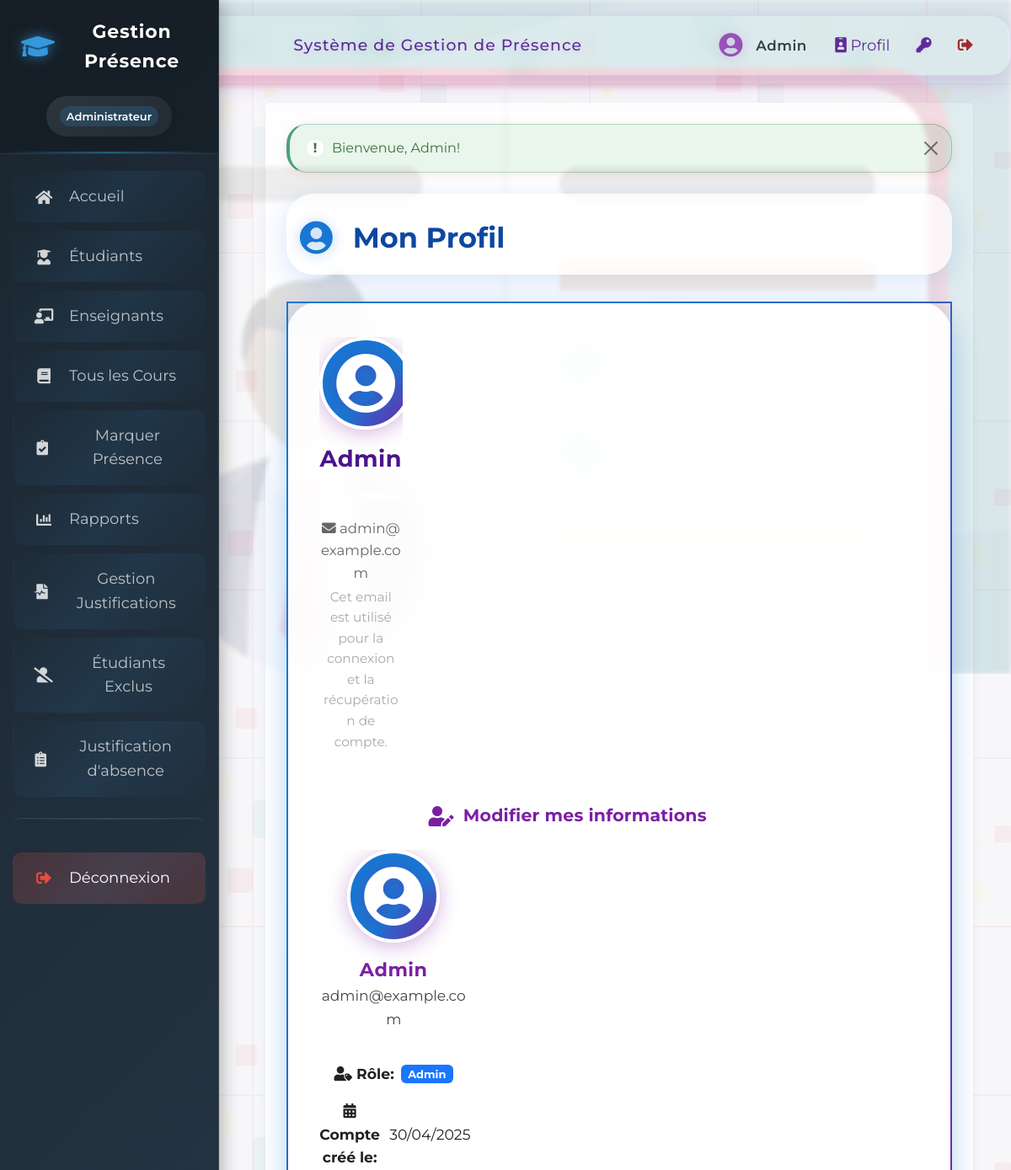
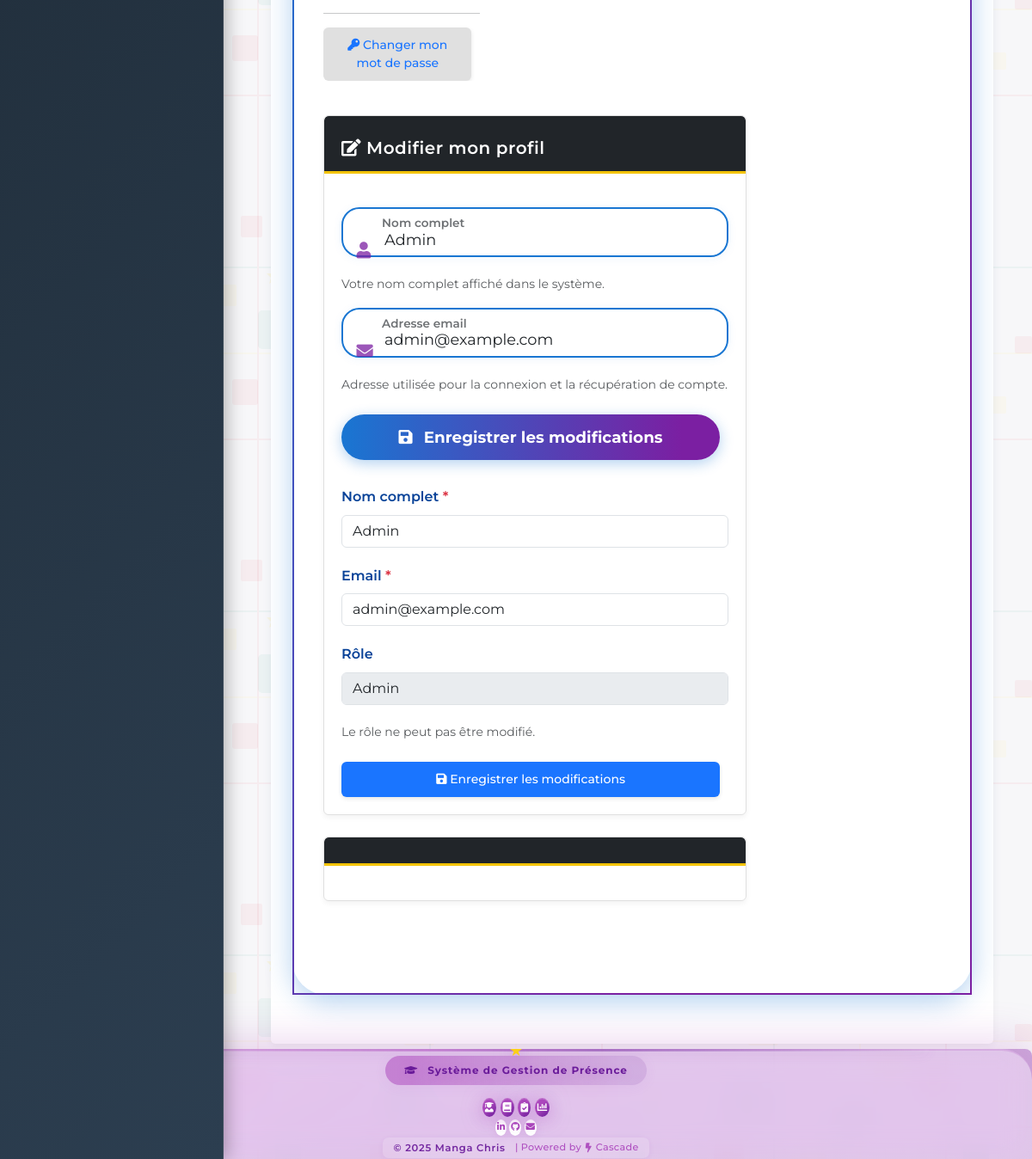
The app's page /profil.php (signed in) with its own data (2 pictures, top to bottom).
### tables this page shows
CREATE TABLE IF NOT EXISTS `utilisateurs` (
  `id` int NOT NULL AUTO_INCREMENT,
  `nom` varchar(100) NOT NULL,
  `prenom` varchar(100) NOT NULL,
  `email` varchar(150) NOT NULL,
  `mot_de_passe` varchar(255) NOT NULL,
  `role` enum('admin','enseignant') NOT NULL DEFAULT 'enseignant',
  `date_creation` timestamp NULL DEFAULT CURRENT_TIMESTAMP,
  `derniere_connexion` timestamp NULL DEFAULT NULL,
  PRIMARY KEY (`id`),
  UNIQUE KEY `email` (`email`)
);

### config/database.php (called while the page is built, shortened)
<?php
$db_type = null;
$pdo = null;
$mysqli = null;
if (getenv('REPL_ID') || getenv('REPL_SLUG') || getenv('PGHOST')) {
    $db_type = 'postgresql';
    $host = getenv('PGHOST');
    $dbname = getenv('PGDATABASE');
    $user = getenv('PGUSER');
    $password = getenv('PGPASSWORD');
    $port = getenv('PGPORT');
    $dsn = "pgsql:host=$host;port=$port;dbname=$dbname;user=$user;password=$password";
    try {
        $pdo = new PDO($dsn);
        $pdo->setAttribute(PDO::ATTR_ERRMODE, PDO::ERRMODE_EXCEPTION);
        $pdo->setAttribute(PDO::ATTR_DEFAULT_FETCH_MODE, PDO::FETCH_ASSOC);
    } catch (PDOException $e) {
        die("Erreur de connexion à la base de données PostgreSQL: " . $e->getMessage());
    }
} else {
    $db_type = 'mysql';
    $host = 'localhost';
    $dbname = 'attendance_system';
    $user = 'root';
    $password = '';
    $port = 3306;
    $mysqli = new mysqli($host, $user, $password, $dbname, $port);
    $mysqli->set_charset("utf8mb4");
}
function db_query($sql, $params = []) {
    global $db_type, $pdo, $mysqli;
    if ($db_type === 'postgresql') {
        try {
            $stmt = $pdo->prepare($sql);
            $stmt->execute($params);
            return $stmt->fetchAll();
        } catch (PDOException $e) {
            error_log("Erreur SQL (PostgreSQL): " . $e->getMessage());
            return false;
        }
    } else {
        try {
            $stmt = $mysqli->prepare($sql);
            if (!empty($params)) {
                $types = '';
                foreach ($params as $param) {
                    if (is_int($param)) {
                        $types .= 'i';
                    } elseif (is_float($param)) {
                        $types .= 'd';
                    } elseif (is_string($param)) {
                        $types .= 's';
                    } else {
                        $types .= 'b';
                    }
                }
                $stmt->bind_param($types, ...$params);
            }
            $stmt->execute();
            $result = $stmt->get_result();
            $rows = [];
            while ($row = $result->fetch_assoc()) {
                $rows[] = $row;
            }
            return $rows;
        } catch (Exception $e) {
            error_log("Erreur SQL (MySQL): " . $e->getMessage());
            return false;
        }
    }
}
function db_query_single($sql, $params = []) {
    $result = db_query($sql, $params);
    if ($result && count($result) > 0) {
        return $result[0];
    }
    return false;
}
?>

### profil.php (the view, shortened to what this page needs)
<?php
require_once 'includes/auth.php';
require_once 'config/database.php';
$user_id = $_SESSION['user_id'];
$user = db_query_single("SELECT * FROM utilisateurs WHERE id = ?", [$user_id]);
include 'includes/header.php';
?>
<div class="profil-full-bg">
</div>
<div class="page-hero-profil">
    <i class="fas fa-user-circle"></i>
    <h1>Mon Profil</h1>
</div>
<div class="profil-card fade-in">
    <div class="row">
        <div class="col-md-2 mb-4 mb-md-0">
            <div class="card profile-card">
                <div class="profile-header">
                    <div class="profile-avatar">
                        <i class="fas fa-user-circle"></i>
                    </div>
                    <div style="margin-bottom:0.5rem">
                        <h2 style="font-size:1.7rem;font-weight:700;color:#4a148c;line-height:1.2;letter-spacing:0.5px;">
                            <?php echo htmlspecialchars($user['nom']); ?>
                        </h2>
                    </div>
                    <span class="badge-role badge-role-anim badge bg-gradient" style="display:inline-block;font-size:1.05em;margin-bottom:0.6rem;">
                        <i class="fas fa-user-tag"></i> <?php echo ucfirst(htmlspecialchars($user['role'])); ?>
                    </span>
                    <div style="font-size:1.04rem;color:#666;margin-bottom:0.2rem;word-break:break-all;">
                        <i class="fas fa-envelope"></i> <?php echo htmlspecialchars($user['email']); ?>
                    </div>
                    <div style="font-size:0.96rem;color:#aaa;">
                        Cet email est utilisé pour la connexion et la récupération de compte.
                    </div>
                </div>
            </div>
        </div>
        <div class="col-md-10">
            <div class="mb-4" style="display:flex;align-items:center;gap:0.7rem;justify-content:center;">
    <i class="fas fa-user-edit" style="color:#7b1fa2;font-size:1.5rem;"></i>
    <span style="font-size:1.28rem;font-weight:700;color:#7b1fa2;letter-spacing:0.2px;">Modifier mes informations</span>
</div>
    <div class="row">
        <div class="col-md-4">
            <div class="card profile-card">
                <div class="profile-header">
                    <div class="profile-avatar">
                        <i class="fas fa-user-circle"></i>
                    </div>
                    <h4><?php echo htmlspecialchars($user['nom']); ?></h4>
                    <p><?php echo htmlspecialchars($user['email']); ?></p>
                </div>
                <div class="profile-body">
                    <div class="profile-info-item">
                        <strong><i class="fas fa-user-tag"></i> Rôle:</strong>
                        <span class="badge bg-primary"><?php echo ucfirst(htmlspecialchars($user['role'])); ?></span>
                    </div>
                    <div class="profile-info-item">
                        <strong><i class="fas fa-calendar-alt"></i> Compte créé le:</strong>
                        <span><?php echo isset($user['date_creation']) ? date('d/m/Y', strtotime($user['date_creation'])) : 'N/A'; ?></span>
                    </div>
                    <hr>
                    <div class="d-grid gap-2">
                        <a href="change_password.php" class="btn btn-outline-primary">
                            <i class="fas fa-key"></i> Changer mon mot de passe
                        </a>
                    </div>
                </div>
            </div>
        </div>
        <div class="col-md-10">
            <div class="card">
                <div class="card-header bg-dark text-white">
                    <h5 class="card-title mb-0"><i class="fas fa-edit"></i> Modifier mon profil</h5>
                </div>
                <div class="card-body">
                    <form method="POST" action="" class="needs-validation" novalidate style="margin-top:1.2rem;">
    <div class="form-floating mb-3 position-relative">
        <span class="input-icon"><i class="fas fa-user"></i></span>
        <input type="text" class="form-control ps-5" id="nom" name="nom" value="<?php echo htmlspecialchars($user['nom']); ?>" placeholder="Nom complet" required>
        <label for="nom">Nom complet</label>
        <div class="form-text">Votre nom complet affiché dans le système.</div>
    </div>
    <div class="form-floating mb-3 position-relative">
        <span class="input-icon"><i class="fas fa-envelope"></i></span>
        <input type="email" class="form-control ps-5" id="email" name="email" value="<?php echo htmlspecialchars($user['email']); ?>" placeholder="Adresse email" required>
        <label for="email">Adresse email</label>
        <div class="form-text">Adresse utilisée pour la connexion et la récupération de compte.</div>
    </div>
    <div class="d-grid gap-2 mt-4">
        <button type="submit" class="btn profil-action">
            <i class="fas fa-save"></i> Enregistrer les modifications
        </button>
    </div>
</form>
                        <div class="mb-3">
                            <label for="nom" class="form-label">Nom complet <span class="text-danger">*</span></label>
                            <input type="text" class="form-control" id="nom" name="nom" value="<?php echo htmlspecialchars($user['nom']); ?>" required>
                        </div>
                        <div class="mb-3">
                            <label for="email" class="form-label">Email <span class="text-danger">*</span></label>
                            <input type="email" class="form-control" id="email" name="email" value="<?php echo htmlspecialchars($user['email']); ?>" required>
                        </div>
                        <div class="mb-3">
                            <label for="role" class="form-label">Rôle</label>
                            <input type="text" class="form-control" id="role" value="<?php echo ucfirst(htmlspecialchars($user['role'])); ?>" disabled>
                            <div class="form-text">Le rôle ne peut pas être modifié.</div>
                        </div>
                        <div class="d-grid gap-2 mt-4">
                            <button type="submit" class="btn btn-primary">
                                <i class="fas fa-save"></i> Enregistrer les modifications
                            </button>
                        </div>
                </div>
            </div>
            <div class="card mt-4">
                <div class="card-header bg-dark text-white">
                </div>
                <div class="card-body">
                </div>
            </div>
        </div>
    </div>
</div>
<?php
include 'includes/footer.php';
?>

### assets/css/sidebar-enhanced.css (style rules this page uses)
html, body { padding: 0 !important; margin: 0 !important; }
body { margin-left: 0 !important; padding-left: 0 !important; }

### assets/css/modules/base.css (style rules this page uses)
:root { --couleur-primaire: #1a75ff; --couleur-secondaire: #084298; --couleur-accent: #ce1126; --couleur-texte: #333; --couleur-fond: #f7f7f9; --couleur-succes: #2D936C; --couleur-danger: #BF0603; --couleur-avertissement: #F3C302; --couleur-info: #0dcaf0; --couleur-fond-clair: #ecf0f1; }
body { font-family: 'Segoe UI', Tahoma, Geneva, Verdana, sans-serif; line-height: 1.6; color: var(--couleur-texte); background-color: var(--couleur-fond); margin: 0; padding: 0; background-image: url('../images/cameroon-pattern.svg'); background-repeat: repeat; background-size: 400px 400px; }
h1, h2, h3, h4, h5, h6 { font-weight: 600; margin-top: 0.5em; margin-bottom: 0.5em; color: var(--couleur-primaire); }
a { color: var(--couleur-accent); text-decoration: none; transition: color 0.2s; }

### assets/css/modules/layout.css (style rules this page uses)
.row { display: flex; flex-wrap: wrap; margin: 0 -15px 25px; gap: 15px; }

### assets/css/modules/components.css (style rules this page uses)
.card { background-color: white; border: 1px solid #e0e0e0; border-radius: 6px; margin-bottom: 25px; overflow: hidden; box-shadow: 0 3px 6px rgba(0, 0, 0, 0.05); transition: transform 0.2s, box-shadow 0.2s; }
.card-header { background-color: var(--couleur-primaire); color: white; padding: 15px 20px; font-weight: 600; letter-spacing: 0.5px; border-bottom: 3px solid var(--couleur-avertissement); }
.card-body { padding: 20px; }
.btn { display: inline-block; padding: 10px 18px; border: none; border-radius: 6px; background-color: #e0e0e0; color: #333; text-decoration: none; cursor: pointer; font-size: 14px; font-weight: 500; margin-right: 10px; transition: all 0.2s; box-shadow: 0 2px 5px rgba(0, 0, 0, 0.1); }
.btn-primary { background-color: var(--couleur-accent); color: white; }
.btn-primary { background-color: #1a75ff !important; border-color: #084298 !important; color: white !important; }
.bg-primary { background-color: #1a75ff !important; }
.btn-outline-primary { color: #1a75ff !important; border-color: #1a75ff !important; }

### assets/css/modules/forms.css (style rules this page uses)
form { margin-bottom: 30px; }
label { display: block; margin-bottom: 8px; font-weight: 600; color: var(--couleur-secondaire); }
input, select, textarea { width: 100%; padding: 12px; margin-bottom: 20px; border: 1px solid #ddd; border-radius: 6px; transition: all 0.3s; background-color: #f9f9f9; }

### assets/css/modules/theme-blue.css (style rules this page uses)
:root { --couleur-primaire: #1a75ff; --couleur-secondaire: #084298; --couleur-accent: #ce1126; --couleur-texte: #333; --couleur-fond: #f7f7f9; --couleur-succes: #2D936C; --couleur-danger: #BF0603; --couleur-avertissement: #F3C302; --couleur-info: #0dcaf0; --couleur-fond-clair: #ecf0f1; }
.navbar, .sidebar, .card-header, th { background-color: var(--couleur-primaire); }
label, h1, h2, h3, h4, h5, h6 { color: var(--couleur-secondaire); }
.btn-primary, .stat-value, .stat-number { background-color: var(--couleur-accent); color: white; }
.card-header, .dashboard-header { border-bottom-color: var(--couleur-avertissement); }
.btn-primary { background-color: var(--couleur-primaire) !important; border-color: var(--couleur-secondaire) !important; }
.bg-primary { background-color: var(--couleur-primaire) !important; }

### records on screen
utilisateurs: nom "Admin", email "admin@example.com", role "Admin", date_creation "30/04/2025"

### other values on screen
$_SESSION['user_nom'] "Admin"
$_SESSION['alerte']['message'] "Bienvenue, Admin!"
